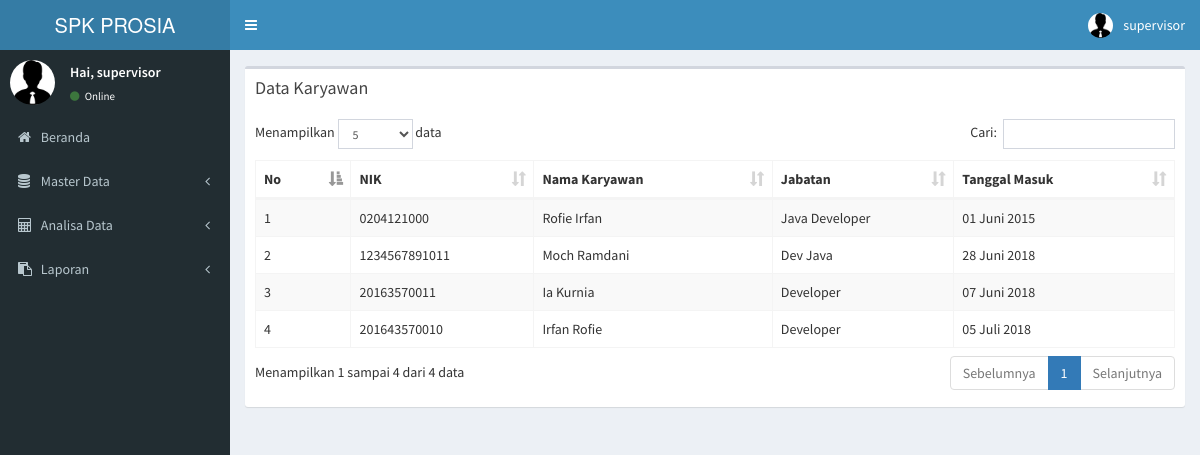
Page /spk/index.php?menu=kyw (signed in) on the committed database.
### tables this page shows
CREATE TABLE `t_karyawan` (
  `nik` varchar(15) NOT NULL,
  `nama` varchar(50) NOT NULL,
  `jabatan` varchar(50) NOT NULL,
  `tgl_masuk` date NOT NULL,
  `no_ktp` varchar(16) NOT NULL,
  `jk` int(1) NOT NULL,
  `tempat` varchar(25) NOT NULL,
  `tgl_lahir` date NOT NULL,
  `alamat` text NOT NULL,
  `no_tlp` varchar(12) NOT NULL,
  `status` char(1) NOT NULL DEFAULT 'Y'
);

### spk/function/date_convert.php (called while the page is built, shortened)
<?php
function format_bulan($bulan) {
    if ($bulan == 1) {
        $bln = "Januari";
    } elseif ($bulan == 2) {
        $bln = "Februari";
    } elseif ($bulan == 3) {
        $bln = "Maret";
    } elseif ($bulan == 4) {
        $bln = "April";
    } elseif ($bulan == 5) {
        $bln = "Mei";
    } elseif ($bulan == 6) {
        $bln = "Juni";
    } elseif ($bulan == 7) {
        $bln = "Juli";
    } elseif ($bulan == 8) {
        $bln = "Agustus";
    } elseif ($bulan == 9) {
        $bln = "September";
    } elseif ($bulan == 10) {
        $bln = "Oktober";
    } elseif ($bulan == 11) {
        $bln = "November)";
    } elseif ($bulan == 12) {
        $bln = "Desember";
    } else {
        $bln = "";
    }
    return $bln;
}
function tgl_($tgl) {
    $date = explode("-", $tgl);
    $tanggal = $date[2];
    $bulan = $date[1];
    $tahun = $date[0];
    return $tanggal . " " . format_bulan($bulan) . " " . $tahun;
}
?>

### spk/module/karyawan.php (the view, shortened to what this page needs)
<section class="content">
    <div class="row">
        <div class="col-xs-12">
        </div>
    </div>
    <div class="row">
        <div class="col-xs-12">
            <div class="box">
                <div class="box-header">
                    <h3 class="box-title">Data Karyawan</h3>
                </div>
                <div class="box-body">
                    <table id="example1" class="table table-bordered table-striped">
                        <thead>
                            <tr>
                                <th>No</th>
                                <th>NIK</th>
                                <th>Nama Karyawan</th>
                                <th>Jabatan</th>
                                <th>Tanggal Masuk</th>
                            </tr>
                        </thead>
                        <tbody>
                            <?php
                            include '../spk/function/date_convert.php';
                            $no = 1;
                            $sql = mysql_query("SELECT * FROM t_karyawan WHERE status='Y'");
                            while ($row = mysql_fetch_array($sql)) {
                                ?>
                                <tr>
                                    <td><?php echo $no++; ?></td>
                                    <td><?php echo $row['nik']; ?></td>
                                    <td><?php echo $row['nama']; ?></td>
                                    <td><?php echo $row['jabatan']; ?></td>
                                    <td><?php echo tgl_($row['tgl_masuk']); ?></td>
                                </tr>
                            <?php } ?>
                        </tbody>
                    </table>
                </div>
            </div>
        </div>
    </div>
</section>

### rows in the picture
t_karyawan: nik "0204121000", nama "Rofie Irfan", jabatan "Java Developer", tgl_masuk "01 Juni 2015"
t_karyawan: nik "1234567891011", nama "Moch Ramdani", jabatan "Dev Java", tgl_masuk "28 Juni 2018"
t_karyawan: nik "20163570011", nama "Ia Kurnia", jabatan "Developer", tgl_masuk "07 Juni 2018"
t_karyawan: nik "201643570010", nama "Irfan Rofie", jabatan "Developer", tgl_masuk "05 Juli 2018"

### other values in the picture
$_SESSION['username'] "supervisor"
